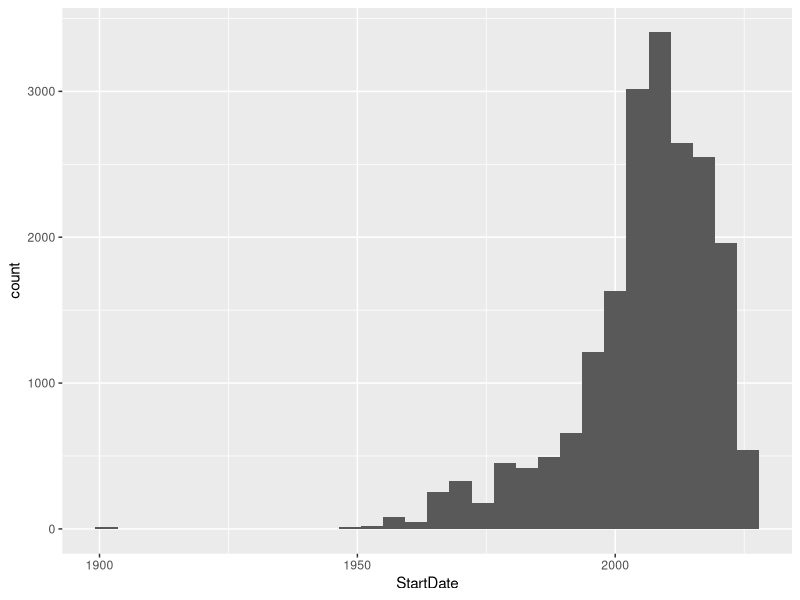

Here is the R script that generated this plot:
## ---- chunk 1
#| echo: false

libraries <- c('tidyverse', 'lubridate', 'readxl', 'MARSS', "forecast", 'stats', 'gridExtra', 'feasts', 'stats', 'fable', 'plotly', 'tseries', 'urca', 'reshape2')

lapply(libraries, require , character.only = TRUE)

## ---- chunk 2
NSW_fire_history <- read_csv("NSW_fire_history_2024.csv")

glimpse(NSW_fire_history)
## ---- chunk 3
datetest <- NSW_fire_history$StartDate %>% na.omit ()
range(datetest)
## ---- chunk 4
sum(is.na(NSW_fire_history$StartDate))
## ---- chunk 5
#| echo: false

histo <- ggplot(NSW_fire_history, mapping = aes(StartDate)) + geom_histogram()
histo
## ---- chunk 6

## Analize data from 1953 onwards  ---> too little data prior to this year
## 2. So will filter by "Label" variable
## First filter rows for "wildfire"  (removing prescribed burns)
## then by year   

## ---- chunk 7
#| echo: false
2 * 2
